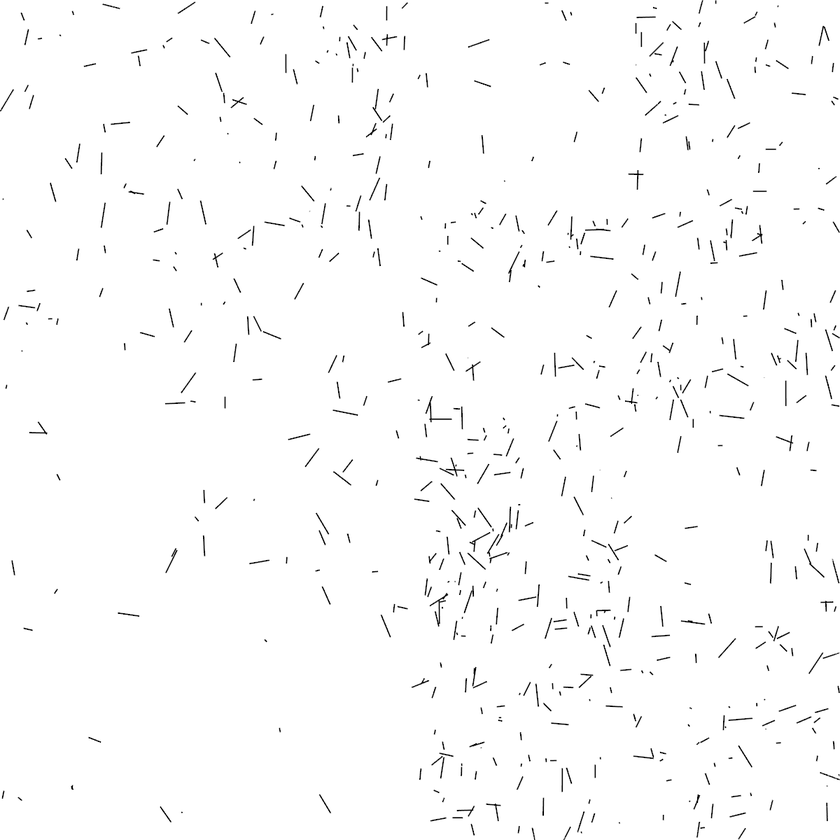
#> input picture finite_element/case/fractures.png, 840 x 840 px, shrunk from 1200 x 1200 before the run
$ python -i build_prior_field.py   (imports and definitions only)
#> lines starting #> are read from the running program, lines starting #| are printed output that depends on the picture
#!/usr/bin/env python3
# -*- coding: utf-8 -*-
"""
天然裂隙图 -> prior 渗透率 heatmap（= 数据集的 prior 均值场 m0）。

【默认 style=heatmap：用户原版方案的忠实移植】
来源: legacy/generate_June19.py 的 build_mean_logk_from_image（多次核对过的版本）。
物理图景: 2D 面 = 压裂面(SHmax-Sv 面)，面上每点的 k 是沿【厚度方向(面外, 破碎带厚度~几米, 模板 Lz)】
平均后的等效渗透率 —— 所以场是平滑 heatmap（体积平均的结果），不是面内细丝。
配方: 裂隙掩膜 -> 椭圆核卷积(裂隙密度) -> 乘(1+井邻近因子) -> 双尺度高斯平滑(σ=40,45px)
      -> score = clip(0.80*井因子 + 0.70*裂隙因子) -> log-线性映射到 [k_min, k_max]。
r_well 按原版每个场从 [150,300]m 均匀采样（--seed 可复现）。

【可选 style=damage_zone：面内细破碎带方案，留作对照实验】

用法: python3 build_prior_field.py [--indices 1-15] [--style heatmap] [--seed 42] [--preview]
产物: prior_fields/prior_XXXX_k.i (MOOSE PiecewiseMultilinear) + 预览 PNG
"""
import argparse, math
from pathlib import Path
import numpy as np
from PIL import Image
from scipy.ndimage import binary_opening, binary_closing, gaussian_filter, rotate, distance_transform_edt
from scipy.signal import fftconvolve

BD = Path("/data/yl3825/OL_Geothermal_Claude/final_scheme")
OUT = BD / "prior_fields"
IMG_DIR = Path("/home/yl3825/Pycharm_projects/Journal_Inverse_problem/Geothermal_generation/Final/natural fracture networks/images")
Lx = Ly = 800.0
X_WELL, Y_WELL = 0.0, -250.0             # 注入井（固定）
# 2026-07-10 定稿(G 设计点, sanity_Lz 实测 pp_inj=40.7MPa, ~10MW/井对, 热突破+温度场有结构):
# 原方案配方不变, 只把 k 范围整体标定到 Cornell 量级(等效单缝开度~0.9mm, 立方定律范围内)。
# 旧范围 [6e-16, 5e-13] 是 F/G 实验前的历史值。
# 2026-07-12 终版(E系列): k_max 降1个量级 → 突破谱系打开(351/335/316K), 等效开度0.43mm
# (水力开度文献区间0.1-0.5mm 正中), 回归原版 5e-13 量级(×2.7)。演化史见 FINDINGS §14。
K_MIN, K_MAX = 2.7e-15, 1.35e-12
LOGK_MIN, LOGK_MAX = np.log(K_MIN), np.log(K_MAX)   # 原版用自然对数
# 通道族 sigmoid 陡度范围(2026-07-30 提为模块常数;默认值=历史内联值,v3 行为不变。
# v4-r3 由 generate_dataset_v4 覆写为 (0.08,0.20):高低渗过渡放宽一倍,治"井在高渗墙外注定憋死")
CHANNEL_KAP2_RANGE = (0.04, 0.10)
# ---- 原版常量（legacy/generate_June19.py L103-112, L75-76）----
W_WELL, W_FRAC = 0.80, 0.70
SIGMA_LOCAL, SIGMA_CLUSTER = 40.0, 45.0   # 高斯平滑 σ [像素]（1200 网格上 ≈ 26.7 / 30 m）
ALPHA_FRAC_WELL = 1.0
EK_SIZE, EK_SX, EK_SY, EK_ANG = 31, 8.0, 4.0, 25.0
R_WELL_MIN, R_WELL_MAX = 150.0, 300.0


# [4 lines left out: function normalize_field, not called in this run]


def fracture_mask(img_path):
#> called with img_path = '../finite_element/case/fractures.png'
    img = np.array(Image.open(img_path).convert("RGB"))
#> img is the input picture: shape (840, 840, 3); min 0, max 255, mean 251.6
    w = np.flipud(img)
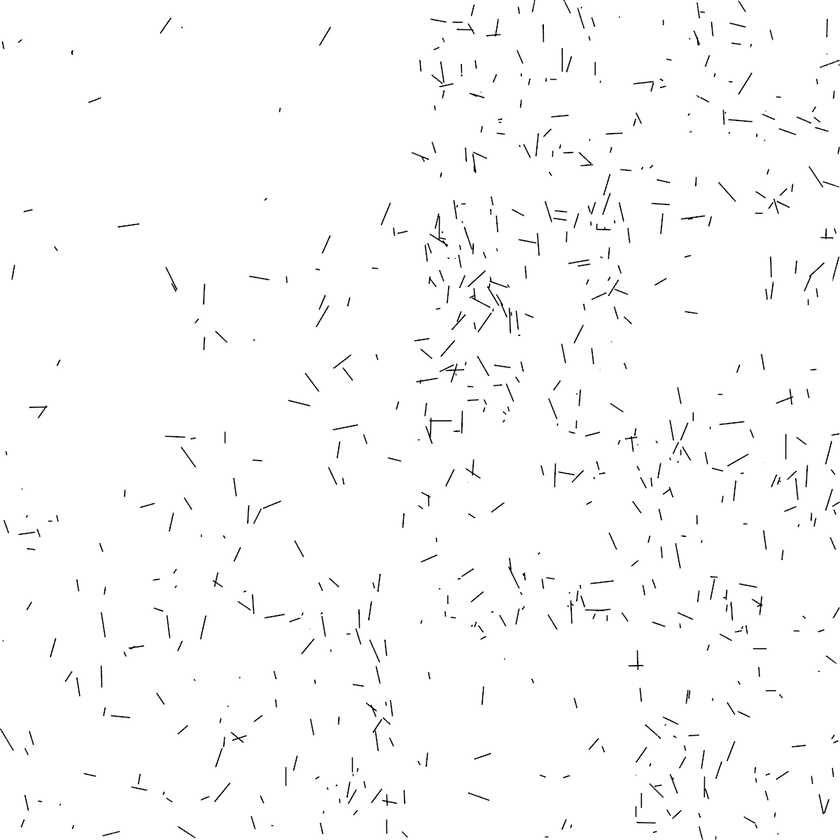
#> w: shape (840, 840, 3); min 0, max 255, mean 251.6
    R, G, B = w[:, :, 0].astype(float), w[:, :, 1].astype(float), w[:, :, 2].astype(float)
    gray = 0.2989*R + 0.5870*G + 0.1140*B
    red = (R > 180) & (G < 100) & (B < 100)
#> red: shape (840, 840) bool; every value is 0
    m = (gray < 190) & (~red)
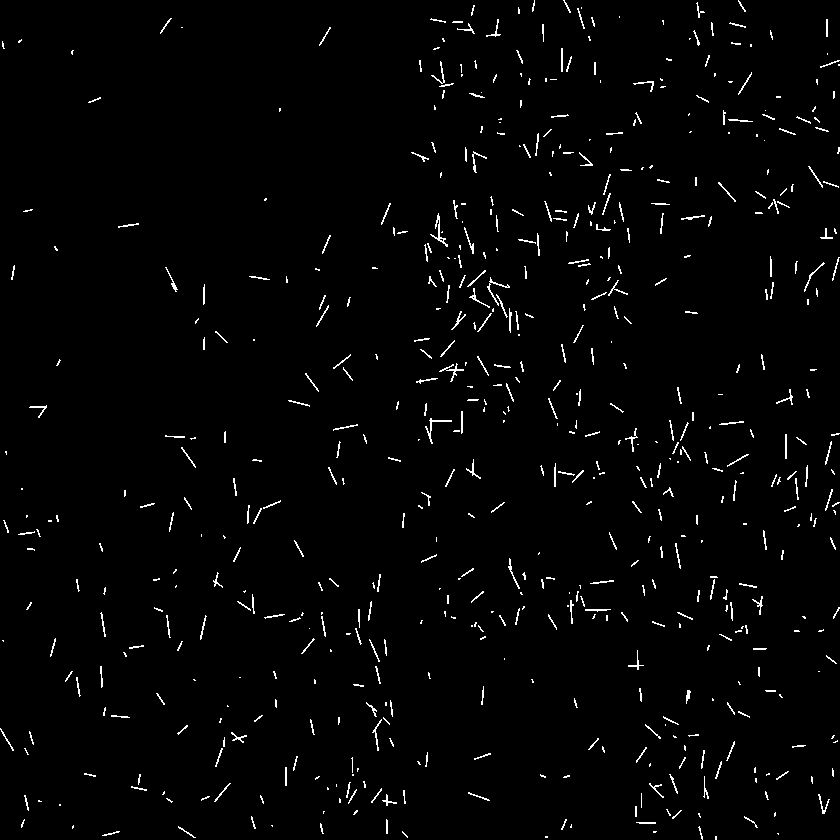
#> m: shape (840, 840) bool; 1.9% white in thin lines or dots
    m = binary_opening(m, np.ones((2, 2)))
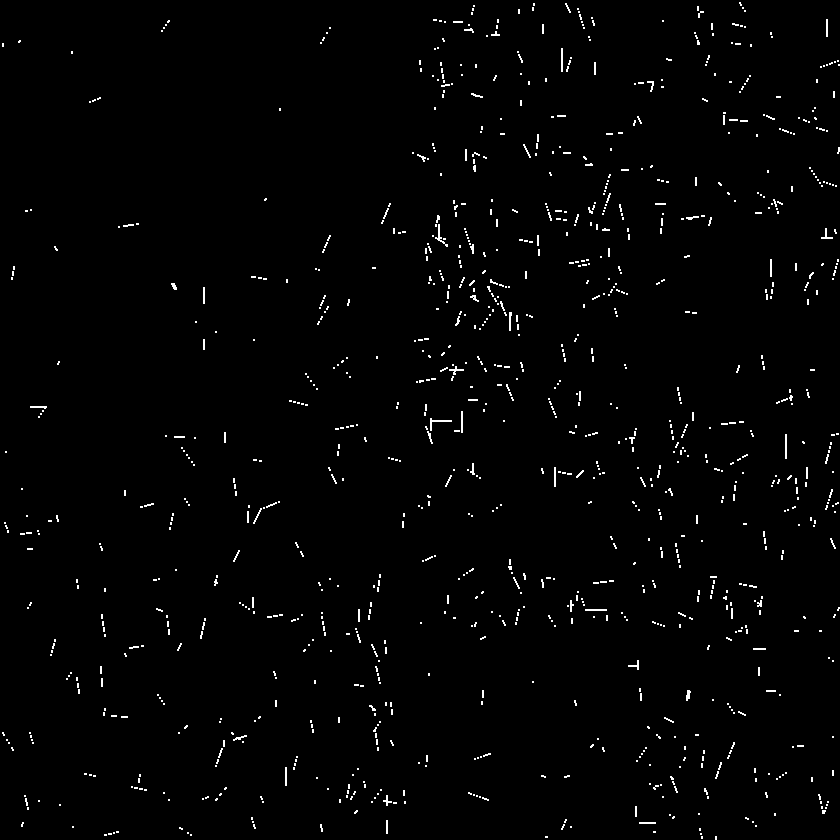
#> m: shape (840, 840) bool; 1.4% white in thin lines or dots
    m = binary_closing(m, np.ones((2, 2)))
#> m: shape (840, 840) bool; 1.5% white in thin lines or dots
    return m


# [22 lines left out: functions ellipse_kernel, build_heatmap_logk, not called in this run]


def build_damage_zone_logk(img_path, T_m=4.0, L_srv=300.0):
    """可选对照：面内细破碎带方案（distance transform + SRV）"""
    m = fracture_mask(img_path)
    ny, nx = m.shape
#> ny = 840; nx = 840
    mpp = Lx / nx
#> mpp = 0.952
    d = distance_transform_edt(~m) * mpp
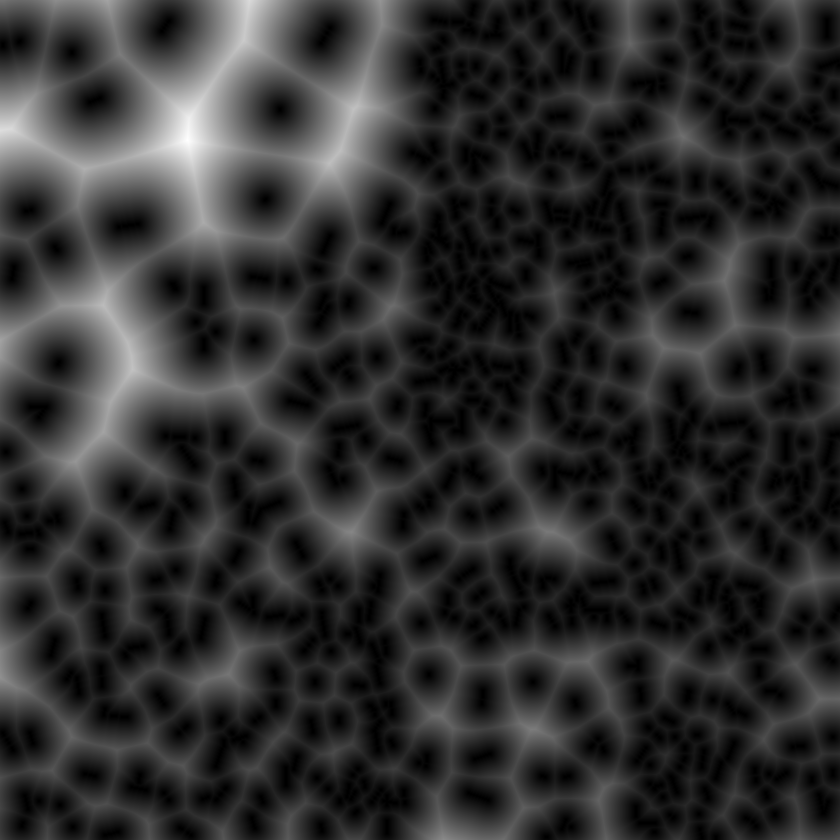
#> d: shape (840, 840) float64; min 0, max 91.79, mean 17.3; drawn with min black and max white
    x = np.linspace(-Lx/2, Lx/2, nx); y = np.linspace(-Ly/2, Ly/2, ny)
#> after `x = np.linspace(-Lx / 2, Lx / 2, nx)`: x = 840 values from -400 to 400
#> after `y = np.linspace(-Ly / 2, Ly / 2, ny)`: y = 840 values from -400 to 400
    X, Y = np.meshgrid(x, y)
    r = np.sqrt((X - X_WELL)**2 + (Y - Y_WELL)**2)
    sigma_dz = T_m / (2.0*math.sqrt(2.0*math.log(2.0)))
    lg = LOGK_MIN + (LOGK_MAX - LOGK_MIN) * np.exp(-0.5*(d/sigma_dz)**2) * np.exp(-0.5*(r/L_srv)**2)
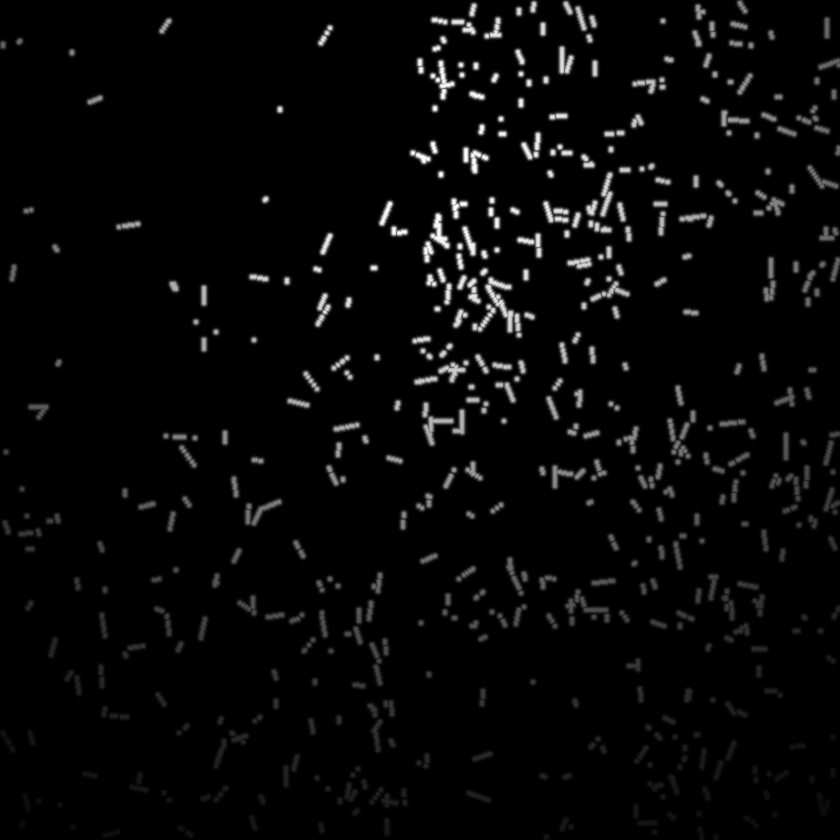
#> lg: shape (840, 840) float64; min -33.55, max -27.33, mean -33.36; drawn with min black and max white
    return lg, x, y


# [190 lines left out: functions build_heatmap_v2_logk, _aniso_gauss, build_heatmap_struct_logk, ellipse_density_ref, write_pml, main, not called in this run]

# [2 lines not run here, left out]

>>> result = build_damage_zone_logk('../finite_element/case/fractures.png')
